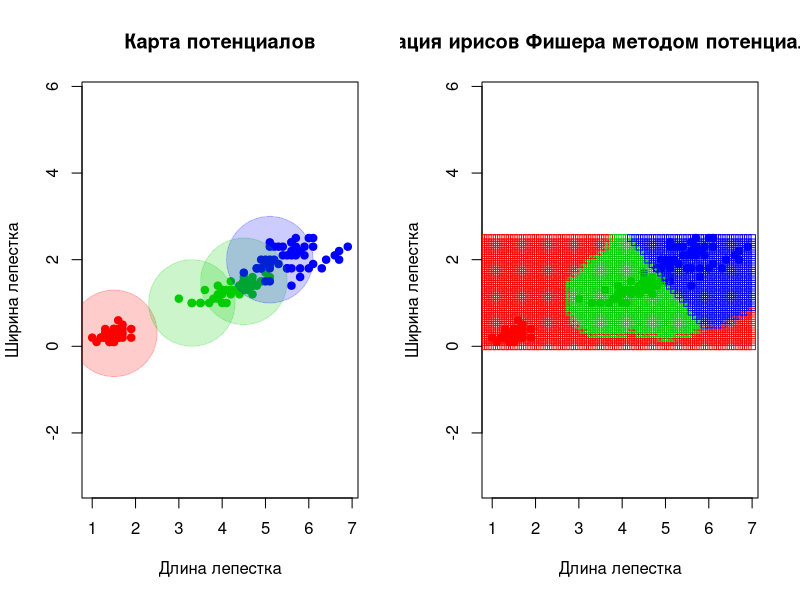

R code for this plot:
require("plotrix")
dist <- function(u, v) sqrt(sum((u-v)^2)) # Евклидова метрика

kernel.G <- function(r) (2*pi)^(-0.5)*exp(-0.5*(r^2)) # Гауссовское ядро
kernel.E <- function(r) (3/4)*(1-r^2)*(abs(r) <= 1) # Ядро Епанечникова
kernel.Q <- function(r) (15/16)*((1 - r^2)^2)*(abs(r) <= 1) # Квартическое ядро
kernel.T <- function(r) (1 - abs(r))*(abs(r) <= 1) # Треугольное ядро
kernel.P <- function(r) (0.5)*(abs(r) <= 1) # Прямоугольное ядро

getSubsetByPotentials <- function(xl, potentials, res) {
  # Получить новый массив со значениями, соответствующими ненулевым значениям потенциалов
  if(!is.null(ncol(res))) return (res[as.numeric(rownames(xl[which(potentials != 0),])), ]) # Если не вектор
  return (res[as.numeric(rownames(xl[which(potentials != 0),]))]) # Если вектор
}

getDistances <- function(xl, z, metricFunction = dist) {
  # Посчитать расстояния от объекта z до каждого объекта выборки
  l <- nrow(xl)
  n <- ncol(xl)
  distances <- rep(0, l)
  for (i in 1:l) distances[i] <- metricFunction(xl[i, 1:(n-1)], z)
  return (distances)
}

getHVector <- function(xl) {
  # Задать ширину окна для каждого объекта выборки
  l <- nrow(xl)
  h <- rep(0, l)
  for(i in 1:l) {
    if (xl[i, ncol(xl)] == "setosa") h[i] <- 1
    else h[i] <- 0.4
  }
  return (h)
}

getPotentials <- function(xl, h, eps, kernelFunction = kernel.G) {
  # Получить потенциалы всех объектов выборки
  l <- nrow(xl)
  n <- ncol(xl)
  potentials <- rep(0, l)
  err <- eps + 1
  # Посчитаем расстояния от каждого объекта выборки до остальных
  distances <- matrix(0, l, l)
  for (i in 1:l)
    distances[i,] <- getDistances(xl, c(xl[i, 1], xl[i, 2]))
  # Пока число ошибок больше заданного
  while (err > eps) {
    while (TRUE) {
      # Пока не получим несоответствие классов, чтобы обновить потенциалы
      rand <- sample(1:l, 1)
      class <- pF(distances[rand,], potentials, h, xl, kernelFunction)
      if (class != xl[rand, n]) {
        potentials[rand] = potentials[rand] + 1
        break
      }
    }
    # Подсчет числа ошибок
    err <- 0
    for (i in 1:l) {
      class <- pF(distances[i,], potentials, h, xl, kernelFunction)
      err <- err + (class != xl[i, n])
    }
    print(err)
    print(potentials)
  }
  return (potentials)
}

pF <- function(distances, potentials, h, xl, kernelFunction = kernel.G) {
  l <- nrow(xl)
  n <- ncol(xl)
  classes <- xl[, n]
  weights <- table(classes) # Таблица для весов классов
  weights[1:length(weights)] <- 0 # По умолчанию все веса равны нулю
  for (i in 1:l) { # Для каждого объекта выборки
    class <- xl[i, n] # Берется его класс
    r <- distances[i] / h[i]
    weights[class] <- weights[class] + potentials[i] * kernelFunction(r) # Считается его вес, и прибавляется к общему ввесу его класса
  }
  if (max(weights) != 0) return (names(which.max(weights))) # Если есть веса больше нуля, то вернуть класс с наибольшим весом
  return ("") # Если точка не проклассифицировалась, то вернуть пустую строку
}

buildClassificationMap <- function(xl, h, potentials, kernelFunction = kernel.G) {
  # Проклассифицируем объекты на основе обучающей выборки, и запишем их в матрицу
  ox <- seq(0, 7, 0.1)
  oy <- seq(0, 2.5, 0.1)
  classifiedObjects <- matrix(NA, length(ox)*length(oy), ncol(xl))
  cnt <- 1
  for (i in ox)
    for (j in oy) {
      z <- c(i, j)
      distances <- getDistances(xl, z)
      class <- pF(distances, potentials, h, xl, kernelFunction)
      if (class != "") {
        classifiedObjects[cnt, ] <- c(z[1], z[2], class)
        cnt <- cnt + 1
      }
    }
  return (classifiedObjects)
}

drawPlots <- function(xl, classifiedObjects, potentials, h) {
  l <- nrow(xl)
  n <- ncol(xl)
  colors <- c("setosa" = "red", "versicolor" = "green3", "virginica" = "blue")
  # Полупрозрачные цвета для потенциалов
  redTrans <- col2rgb("red")
  redTrans <- rgb(redTrans[1], redTrans[2], redTrans[3], alpha = 255/5, max = 255)
  green3Trans <- col2rgb("green3")
  green3Trans <- rgb(green3Trans[1], green3Trans[2], green3Trans[3], alpha = 255/5, max = 255)
  blueTrans <- col2rgb("blue")
  blueTrans <- rgb(blueTrans[1], blueTrans[2], blueTrans[3], alpha = 255/5, max = 255)
  colorsTrans <- c("setosa" = redTrans, "versicolor" = green3Trans, "virginica" = blueTrans)
  par(mfrow=c(1,2))
  # Карта потенциалов
  plot(xl[, 1:(n-1)], pch = 21, bg = colors[xl[,n]], col = colors[xl[,n]], main = "Карта потенциалов", xlab = "Длина лепестка", ylab = "Ширина лепестка", asp = 1)
  for (i in 1:l) {
    if (potentials[i] != 0)
      draw.circle(xl[i, 1], xl[i, 2], radius = potentials[i], border = colorsTrans[xl[i, n]], col = colorsTrans[xl[i, n]])
  }
  # Карта классификации
  plot(xl[, 1:(n-1)], pch = 21, bg = colors[xl[,n]], col = colors[xl[,n]], main = "Классификация ирисов Фишера методом потенциальных функций", xlab = "Длина лепестка", ylab = "Ширина лепестка", asp = 1)
  points(classifiedObjects[, 1:(n-1)], pch = 22, col = colors[classifiedObjects[, n]])
}

main <- function(kernelFunction = kernel.G) {
  xl <- iris[, 3:5]
  h <- getHVector(xl)
  potentials <- getPotentials(xl, h, 5, kernelFunction)
  newXl <- getSubsetByPotentials(xl, potentials, xl) # новая выборка с теми элементами, у которых потенциалы ненулевые
  newH <- getSubsetByPotentials(xl, potentials, h) # Соответствующий вектор с ширинами окон этих элементов
  newPotentials <- getSubsetByPotentials(xl, potentials, potentials) # Соответствующие ненулевые потенциалы
  classifiedObjects <- buildClassificationMap(newXl, newH, newPotentials, kernelFunction)
  drawPlots(xl, classifiedObjects, potentials, h)
}

main(kernel.G)